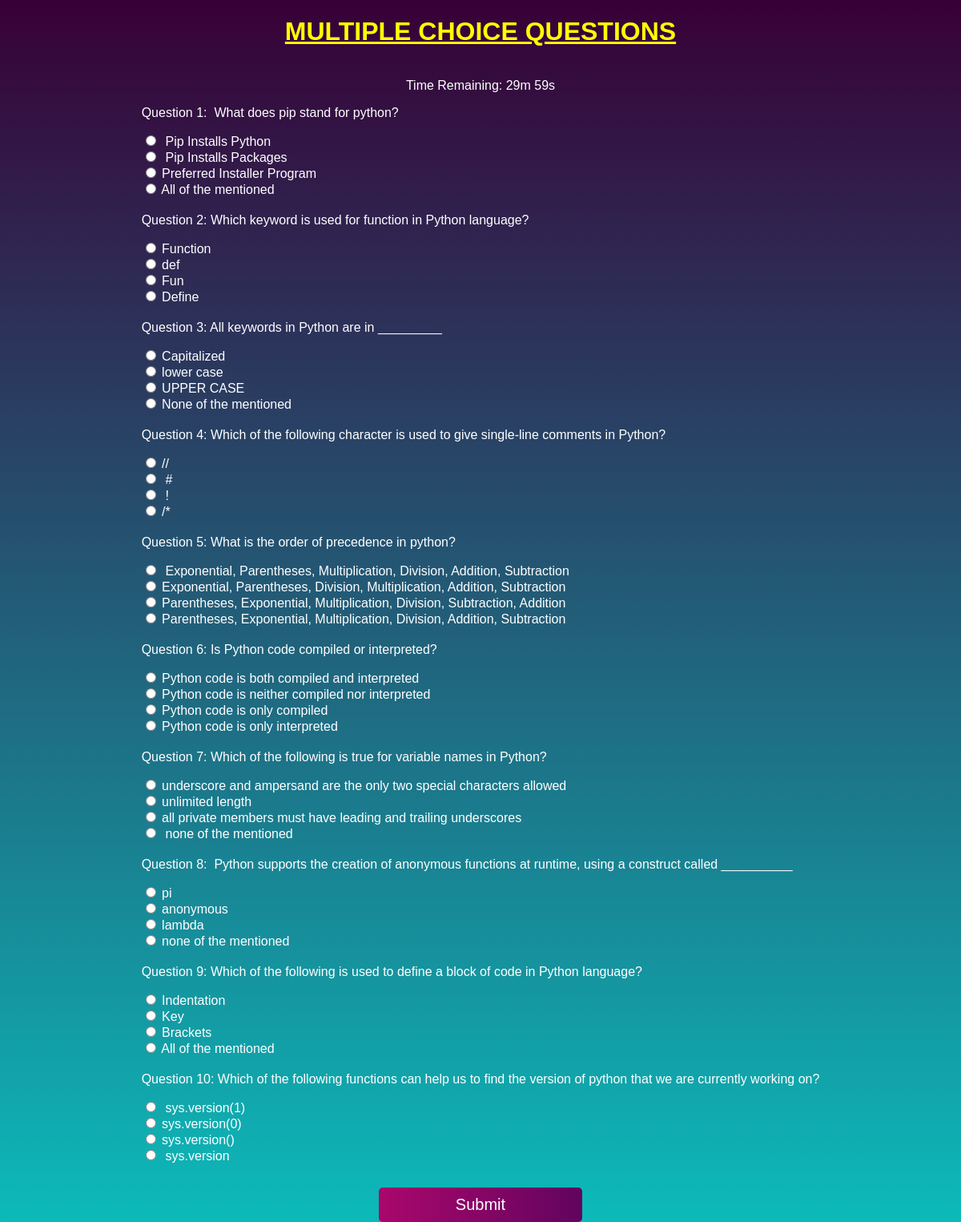
The app's page /mcq with its own data.
### app.py (models this page shows)
class Question(db.Model):
    id = db.Column(db.Integer, primary_key=True)
    question_text = db.Column(db.String(500), nullable=False)
    option_a = db.Column(db.String(100), nullable=False)
    option_b = db.Column(db.String(100), nullable=False)
    option_c = db.Column(db.String(100), nullable=False)
    option_d = db.Column(db.String(100), nullable=False)
    correct_answer = db.Column(db.String(1), nullable=False)
    level = db.Column(db.Integer, nullable=False)

### app.py (the view, shortened to what this page needs)
@app.route('/mcq', methods=['GET', 'POST'])
def mcq():
    questions = Question.query.all()
    shuffle(questions)
    return render_template('mcq.html', questions=questions)

### templates/mcq.html (shortened to what this page needs)
<!DOCTYPE html>
<html>
<head>
</head>
<body>
    <div class="mcq-test">
    <h1>MULTIPLE CHOICE QUESTIONS</h1>
    <div id="timer"></div>
    <form method="POST" action="/submit_mcq" id="mcqForm">
        {% for question in questions %}
            <div class="question">
                <p>Question {{ loop.index }}: {{ question.question_text }}</p>
                <label>
                    <input type="radio" name="question{{ question.id }}" value="A"> {{ question.option_a }}
                </label><br>
                <label>
                    <input type="radio" name="question{{ question.id }}" value="B"> {{ question.option_b }}
                </label><br>
                <label>
                    <input type="radio" name="question{{ question.id }}" value="C"> {{ question.option_c }}
                </label><br>
                <label>
                    <input type="radio" name="question{{ question.id }}" value="D"> {{ question.option_d }}
                </label><br>
            </div>
        {% endfor %}
        <input type="submit" value="Submit">
    </form>
    </div>
</body>
</html>

### templates/mcq.html (style rules this page uses)
body { font-family: Arial, sans-serif; height: 100%; margin: 0; padding: 0; background-image: linear-gradient(#380036 , #0CBABA); display: flex; justify-content: center; align-items: center; color: #fff; }
.mcq-test { text-align: center; }
h1 { text-align: top; margin-bottom: 40px; text-decoration: underline; color: yellow; }
.question { margin-bottom: 20px; text-align: left; }
input[type="radio"] { background-color: yellow; border-color: yellow; }
input[type="submit"] { background-image: linear-gradient(to right, #aa076b, #61045f); color: white; padding: 10px 20px; border: none; border-radius: 5px; cursor: pointer; font-size: 20px; width: 30%; margin-top: 10px; }

### records on screen
Question: question_text "What does pip stand for python?", option_a "Pip Installs Python", option_b "Pip Installs Packages", option_c "Preferred Installer Program", option_d "All of the mentioned"
Question: question_text "Which keyword is used for function in Python language?", option_a "Function", option_b "def", option_c "Fun", option_d "Define"
Question: question_text "All keywords in Python are in _________", option_a "Capitalized", option_b "lower case", option_c "UPPER CASE", option_d "None of the mentioned"
Question: question_text "Which of the following character is used to give single-line comments in Python?", option_a "//", option_b "#", option_c "!", option_d "/*"
Question: question_text "What is the order of precedence in python?", option_a "Exponential, Parentheses, Multiplication, Division, Addition, Subtraction", option_b "Exponential, Parentheses, Division, Multiplication, Addition, Subtraction", option_c "Parentheses, Exponential, Multiplication, Division, Subtraction, Addition", option_d "Parentheses, Exponential, Multiplication, Division, Addition, Subtraction"
Question: question_text "Is Python code compiled or interpreted?", option_a "Python code is both compiled and interpreted", option_b "Python code is neither compiled nor interpreted", option_c "Python code is only compiled", option_d "Python code is only interpreted"
Question: question_text "Which of the following is true for variable names in Python?", option_a "underscore and ampersand are the only two special characters allowed", option_b "unlimited length", option_c "all private members must have leading and trailing underscores", option_d "none of the mentioned"
Question: question_text "Python supports the creation of anonymous functions at runtime, using a construct called __________", option_a "pi", option_b "anonymous", option_c "lambda", option_d "none of the mentioned"
Question: question_text "Which of the following is used to define a block of code in Python language?", option_a "Indentation", option_b "Key", option_c "Brackets", option_d "All of the mentioned"
Question: question_text "Which of the following functions can help us to find the version of python that we are currently working on?", option_a "sys.version(1)", option_b "sys.version(0)", option_c "sys.version()", option_d "sys.version"
